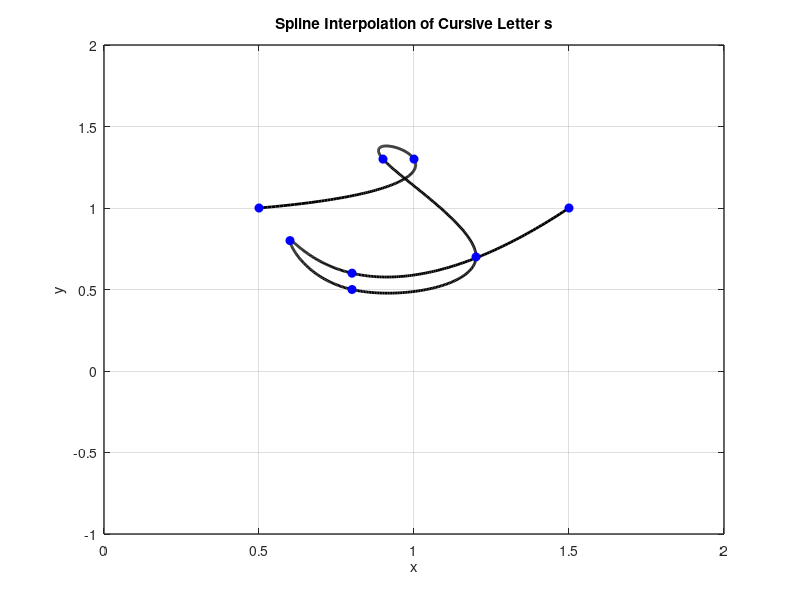

This chart was generated by the following MATLAB code:
x = [0.5 1 0.9  1.2 0.8 0.6 0.8 1.5];
y = [1 1.3 1.3  0.7 0.5 0.8 0.6 1];

n = length(x);
t = 0:n-1; % Parametric coordinate t
tt = 0:0.01:n-1; % More dense coordinate tt for spline interpolation

% Compute spline interpolation
xx = spline(t, x, tt);
yy = spline(t, y, tt);

% Plot settings
figure(1)
plot(xx, yy, 'k', 'LineWidth', 2) % plot spline
hold on
plot(x, y, 'bo', 'MarkerFaceColor', 'b') % plot data points
axis([0 2 -1 2])
grid on
title('Spline Interpolation of Cursive Letter s')
xlabel('x')
ylabel('y')
set(gca, 'FontSize', 10, 'LineWidth', 1)
grid on